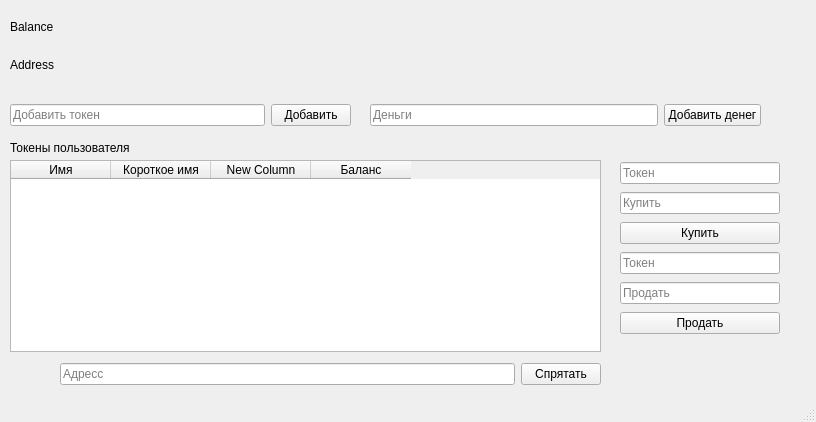
<?xml version="1.0" encoding="UTF-8"?>
<ui version="4.0">
 <class>MainWindow</class>
 <widget class="QMainWindow" name="MainWindow">
  <property name="geometry">
   <rect>
    <x>0</x>
    <y>0</y>
    <width>816</width>
    <height>422</height>
   </rect>
  </property>
  <property name="windowTitle">
   <string>MainWindow</string>
  </property>
  <widget class="QWidget" name="centralwidget">
   <widget class="QWidget" name="verticalLayoutWidget_2">
    <property name="geometry">
     <rect>
      <x>10</x>
      <y>10</y>
      <width>801</width>
      <height>71</height>
     </rect>
    </property>
    <layout class="QVBoxLayout" name="verticalLayout_2">
     <item>
      <widget class="QLabel" name="label_3">
       <property name="text">
        <string>Balance</string>
       </property>
      </widget>
     </item>
     <item>
      <widget class="QLabel" name="label_4">
       <property name="text">
        <string>Address</string>
       </property>
      </widget>
     </item>
    </layout>
   </widget>
   <widget class="QWidget" name="horizontalLayoutWidget">
    <property name="geometry">
     <rect>
      <x>10</x>
      <y>100</y>
      <width>341</width>
      <height>31</height>
     </rect>
    </property>
    <layout class="QHBoxLayout" name="horizontalLayout">
     <item>
      <widget class="QLineEdit" name="lineEdit_8">
       <property name="placeholderText">
        <string>Добавить токен</string>
       </property>
      </widget>
     </item>
     <item>
      <widget class="QPushButton" name="pushButton_7">
       <property name="text">
        <string>Добавить</string>
       </property>
      </widget>
     </item>
    </layout>
   </widget>
   <widget class="QLabel" name="label_7">
    <property name="geometry">
     <rect>
      <x>10</x>
      <y>140</y>
      <width>241</width>
      <height>16</height>
     </rect>
    </property>
    <property name="text">
     <string>Токены пользователя</string>
    </property>
   </widget>
   <widget class="QTableWidget" name="tableWidget_4">
    <property name="geometry">
     <rect>
      <x>10</x>
      <y>160</y>
      <width>591</width>
      <height>192</height>
     </rect>
    </property>
    <column>
     <property name="text">
      <string>Имя</string>
     </property>
    </column>
    <column>
     <property name="text">
      <string>Короткое имя</string>
     </property>
    </column>
    <column>
     <property name="text">
      <string>New Column</string>
     </property>
    </column>
    <column>
     <property name="text">
      <string>Баланс</string>
     </property>
    </column>
   </widget>
   <widget class="QWidget" name="verticalLayoutWidget_5">
    <property name="geometry">
     <rect>
      <x>620</x>
      <y>160</y>
      <width>160</width>
      <height>88</height>
     </rect>
    </property>
    <layout class="QVBoxLayout" name="verticalLayout_5">
     <item>
      <widget class="QLineEdit" name="lineEdit_11">
       <property name="placeholderText">
        <string>Токен</string>
       </property>
      </widget>
     </item>
     <item>
      <widget class="QLineEdit" name="lineEdit_12">
       <property name="placeholderText">
        <string>Купить</string>
       </property>
      </widget>
     </item>
     <item>
      <widget class="QPushButton" name="pushButton_9">
       <property name="text">
        <string>Купить</string>
       </property>
      </widget>
     </item>
    </layout>
   </widget>
   <widget class="QWidget" name="verticalLayoutWidget_4">
    <property name="geometry">
     <rect>
      <x>620</x>
      <y>250</y>
      <width>160</width>
      <height>88</height>
     </rect>
    </property>
    <layout class="QVBoxLayout" name="verticalLayout_4">
     <item>
      <widget class="QLineEdit" name="lineEdit_10">
       <property name="placeholderText">
        <string>Токен</string>
       </property>
      </widget>
     </item>
     <item>
      <widget class="QLineEdit" name="lineEdit_9">
       <property name="placeholderText">
        <string>Продать</string>
       </property>
      </widget>
     </item>
     <item>
      <widget class="QPushButton" name="pushButton_8">
       <property name="text">
        <string>Продать</string>
       </property>
      </widget>
     </item>
    </layout>
   </widget>
   <widget class="QWidget" name="horizontalLayoutWidget_2">
    <property name="geometry">
     <rect>
      <x>370</x>
      <y>100</y>
      <width>391</width>
      <height>31</height>
     </rect>
    </property>
    <layout class="QHBoxLayout" name="horizontalLayout_2">
     <item>
      <widget class="QLineEdit" name="lineEdit">
       <property name="placeholderText">
        <string>Деньги</string>
       </property>
      </widget>
     </item>
     <item>
      <widget class="QPushButton" name="pushButton">
       <property name="text">
        <string>Добавить денег</string>
       </property>
      </widget>
     </item>
    </layout>
   </widget>
   <widget class="QWidget" name="horizontalLayoutWidget_3">
    <property name="geometry">
     <rect>
      <x>60</x>
      <y>359</y>
      <width>541</width>
      <height>31</height>
     </rect>
    </property>
    <layout class="QHBoxLayout" name="horizontalLayout_3">
     <item>
      <widget class="QLineEdit" name="lineEdit_2">
       <property name="placeholderText">
        <string>Адресс</string>
       </property>
      </widget>
     </item>
     <item>
      <widget class="QPushButton" name="pushButton_2">
       <property name="text">
        <string>Спрятать</string>
       </property>
      </widget>
     </item>
    </layout>
   </widget>
  </widget>
  <widget class="QStatusBar" name="statusbar"/>
 </widget>
 <resources/>
 <connections/>
</ui>
